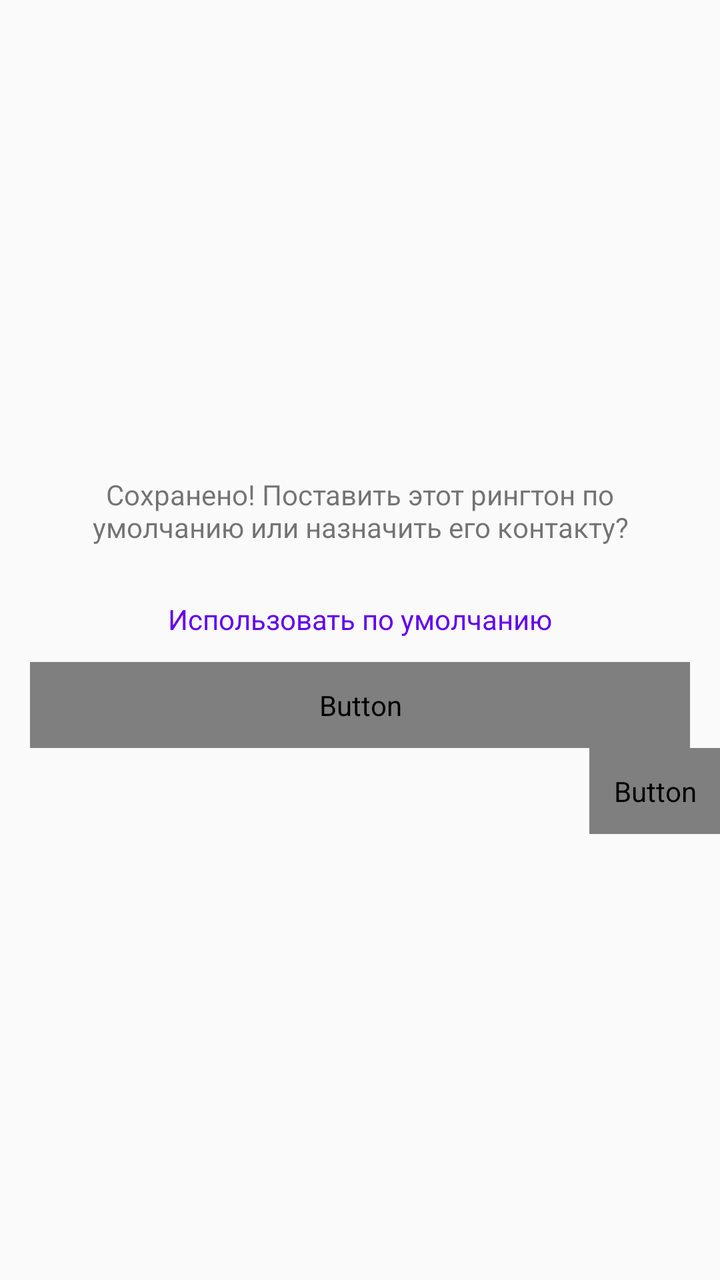
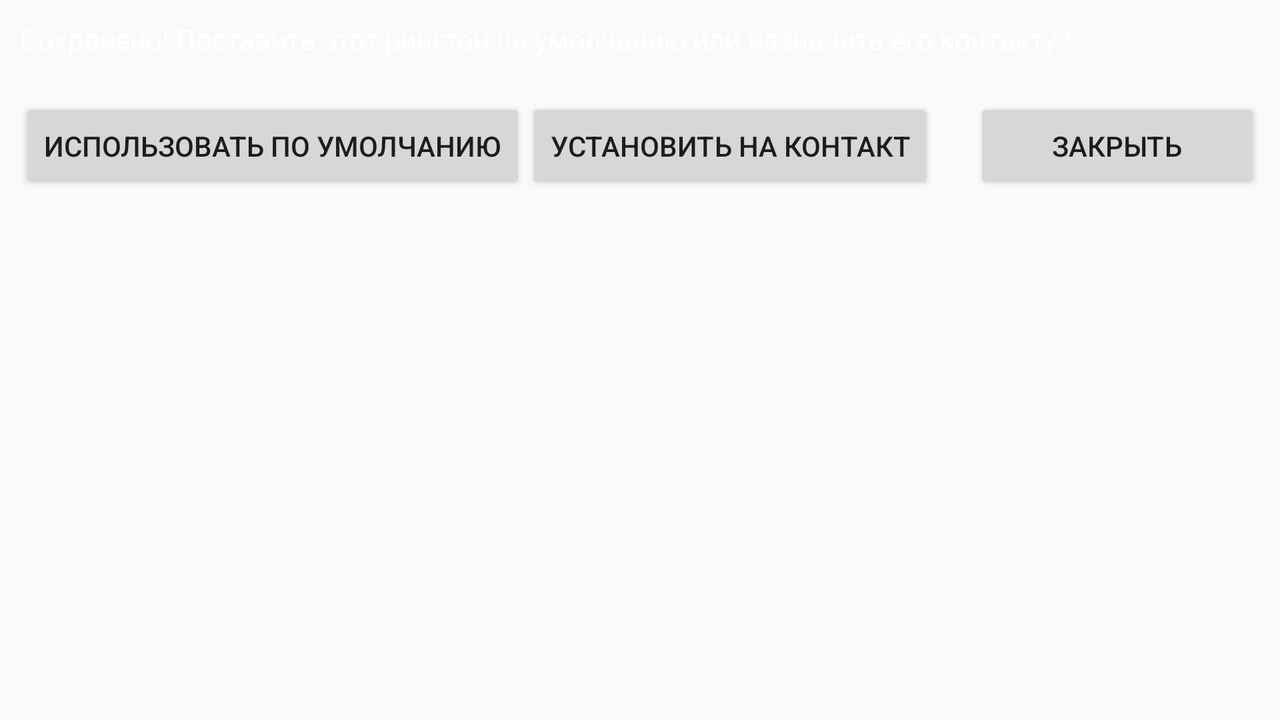

An Android layout and its configuration variant, each rendered on a device that would load it. The default file and the variant file are quoted in full after the pictures.
<!-- AndroidManifest.xml: application theme AppTheme -->
<!-- res/layout/after_save_action.xml -->
<?xml version="1.0" encoding="utf-8"?>
<LinearLayout xmlns:android="http://schemas.android.com/apk/res/android"
              android:layout_width="300sp"
              android:layout_height="wrap_content"
              android:layout_gravity="center"
              android:layout_marginBottom="10dip"
              android:layout_marginRight="10dip"
              android:gravity="center"
              android:orientation="vertical">

    <TextView
        android:layout_width="fill_parent"
        android:layout_height="wrap_content"
        android:layout_marginBottom="15sp"
        android:layout_marginLeft="15sp"
        android:layout_marginRight="15sp"
        android:layout_marginTop="15sp"
        android:gravity="center"
        android:text="@string/what_to_do_with_ringtone"
        android:textAppearance="?android:attr/textAppearanceSmall"
        />

    <Button
        android:id="@+id/button_make_default"
        android:layout_width="match_parent"
        android:layout_height="wrap_content"
        android:layout_marginLeft="15sp"
        android:layout_marginRight="15sp"
        android:background="?attr/selectableItemBackground"
        android:minHeight="0dp"
        android:minWidth="0dp"
        android:padding="12dp"
        android:text="@string/make_default_ringtone_button"
        android:textAppearance="?android:attr/textAppearanceSmall"
        android:textColor="@color/colorPrimary"
        />

    <Button
        android:id="@+id/button_choose_contact"
        android:layout_width="match_parent"
        android:layout_height="wrap_content"
        android:layout_marginLeft="15sp"
        android:layout_marginRight="15sp"
        android:background="?attr/selectableItemBackground"
        android:minHeight="0dp"
        android:minWidth="0dp"
        android:padding="12dp"
        android:text="@string/choose_contact_ringtone_button"
        android:textAppearance="?android:attr/textAppearanceSmall"
        android:textColor="@color/dark_blue"/>

    <Button
        android:id="@+id/button_do_nothing"
        android:layout_width="wrap_content"
        android:layout_height="wrap_content"
        android:layout_gravity="right"
        android:background="?attr/selectableItemBackground"
        android:gravity="right"
        android:minHeight="0dp"
        android:minWidth="0dp"
        android:padding="12dp"
        android:text="@string/do_nothing_with_ringtone_button"
        android:textColor="@color/dark_blue"/>

</LinearLayout>
<!-- resources referenced by this layout -->
<resources>
  <string name="choose_contact_ringtone_button">Установить на контакт</string>
  <string name="do_nothing_with_ringtone_button">Закрыть</string>
  <string name="make_default_ringtone_button">Использовать по умолчанию</string>
  <string name="what_to_do_with_ringtone">Сохранено! Поставить этот рингтон по умолчанию или назначить его контакту?</string>
  <style name="AppTheme" parent="Theme.AppCompat.Light.DarkActionBar">
          <item name="colorPrimary">@color/dark_blue</item>
          <item name="colorPrimaryDark">@color/dark_blue</item>
          <item name="colorAccent">@color/dark_blue</item>
          <item name="android:windowDisablePreview">true</item>
      </style>
</resources>
<!-- res/layout-land/after_save_action.xml (the author's variant of the layout above) -->
<!-- drawn on the phone turned sideways -->
<?xml version="1.0" encoding="utf-8"?>
<LinearLayout xmlns:android="http://schemas.android.com/apk/res/android"
    android:layout_width="wrap_content"
    android:layout_height="wrap_content"
    android:orientation="vertical">

    <TextView
       android:text="@string/what_to_do_with_ringtone"
       android:textColor="#ffffffff"
       android:textSize="14sp"
       android:layout_width="wrap_content" 
       android:layout_height="wrap_content"
       android:layout_margin="10sp" />

    <LinearLayout
       android:layout_width="fill_parent"
       android:layout_height="wrap_content"
       android:orientation="horizontal"
       android:layout_margin="10sp">

      <Button android:id="@+id/button_make_default"
         android:text="@string/make_default_ringtone_button"
         android:layout_width="wrap_content"
         android:layout_height="wrap_content" />

      <Button android:id="@+id/button_choose_contact"
         android:text="@string/choose_contact_ringtone_button"
         android:layout_width="wrap_content" 
         android:layout_height="wrap_content" />

      <Button android:id="@+id/button_do_nothing"
         android:text="@string/do_nothing_with_ringtone_button"
         android:layout_marginLeft="20sp"
         android:layout_weight="1"
         android:layout_width="wrap_content"
         android:layout_height="wrap_content" />

    </LinearLayout>

</LinearLayout>
